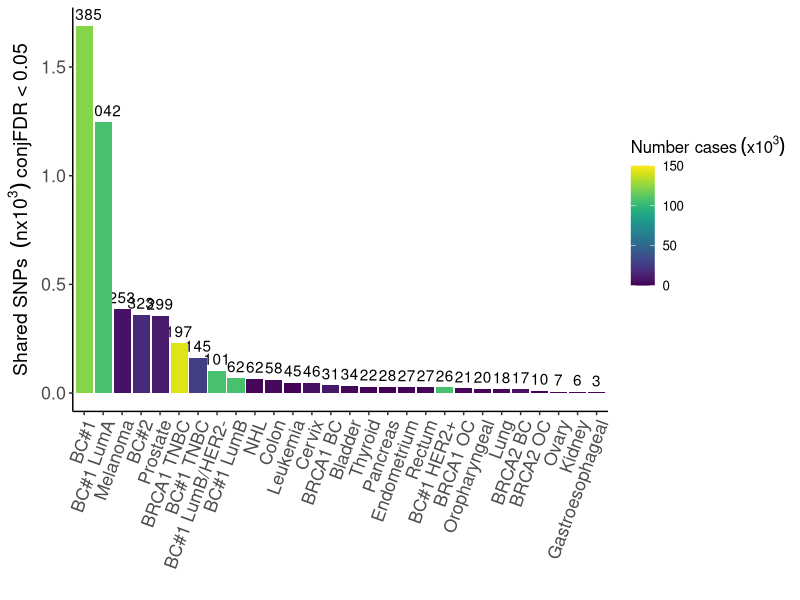

Write R code to recreate this figure.
# Histogram depicting the number of variants shared between cancer risk and blood traits 

library(dplyr) # ‘1.1.3’
library(tidyr) # ‘1.3.0’
library(ggplot2) # ‘3.4.3’
library(data.table) # ‘1.14.8’

# read pleiotropic SNP list (pleio_loci.tsv). Filter to conjfdr < 0.05
leadSNP <- fread("Data/pleio_loci.tsv") %>% as.data.frame() %>%
  rename(cancer_trait=trait1,
         blood_trait=trait2,
         pval_neoplasm=pval_trait1,
         pval_immunological=pval_trait2,
         zscore_neoplasm=zscore_trait1,
         zscore_immunological=zscore_trait2)
leadSNP005 <- leadSNP %>% filter(conjfdr < 0.05)
# read metadata
metadata <- fread("Data/metadata_pleio.tsv") %>% as.data.frame()
# cancer label 
cancer.label <- fread(file="Data/cancerLabel.csv")

# number loci for each cancer trait
pleio.cancer.loci <- leadSNP005 %>% group_by(cancer_trait,blood_trait,locusnum,chrnum) %>% 
  summarize(start = min(chrpos), end = max(chrpos), cFDRmin = min(conjfdr), cFDRmax = max(conjfdr)) %>%
  ungroup() %>% arrange(cancer_trait,chrnum,start) %>% 
  mutate(last_start = lag(start), last_end = lag(end), last_chrnum = lag(chrnum), last_cancer_trait = lag(cancer_trait)) %>%
  filter(is.na(last_end) | last_cancer_trait != cancer_trait | chrnum != last_chrnum | start > last_end ) %>%
  count(cancer_trait) %>% rename(numLoci = n)

# statistics for cancer traits (number SNPs, number loci, number cases)
pleio.cancer.snp <- leadSNP005 %>% count(cancer_trait,snpid) %>% count(cancer_trait) %>% rename(numSNPs = n) %>% 
  left_join(pleio.cancer.loci,by=c("cancer_trait")) %>%
  left_join(metadata %>% select(id,Phenotype,Cases),by = c("cancer_trait" = "id"))  %>%
  select(Phenotype,numSNPs,numLoci,Cases) %>% left_join(cancer.label,by=c("Phenotype"="LabelInit")) %>% 
  rename(oldLabel=Phenotype) %>% rename(Phenotype=LabelNew)

# plot
postscript(file=file.path("Output/Figure2b.ps"))
pleio.cancer.snp  %>% arrange(desc(numSNPs)) %>% 
  mutate(Phenotype = factor(Phenotype,levels=pleio.cancer.snp %>% arrange(desc(numSNPs)) %>% pull(Phenotype))) %>% 
  mutate(lognumSNPs = log10(numSNPs)) %>%
  ggplot(aes(x=Phenotype, y=numSNPs/1000, fill=Cases/1000)) +
  geom_bar(stat="identity") +
  geom_text(aes(label=numLoci),vjust=-0.5) +
  geom_col() +
  viridis::scale_fill_viridis(name=bquote("Number cases"~ (x10^3)),option="D",limits = c(0,150)) +
  theme_classic() +
  theme(text=element_text(size=12),
        axis.text.x = element_text(angle=70,hjust=1,size=13),
        axis.text.y = element_text(size=13),
        axis.title.y = element_text(size=14)) + 
  xlab("") +
  ylab(bquote('Shared SNPs '~(nx10^3)~'conjFDR < 0.05'))
dev.off()
